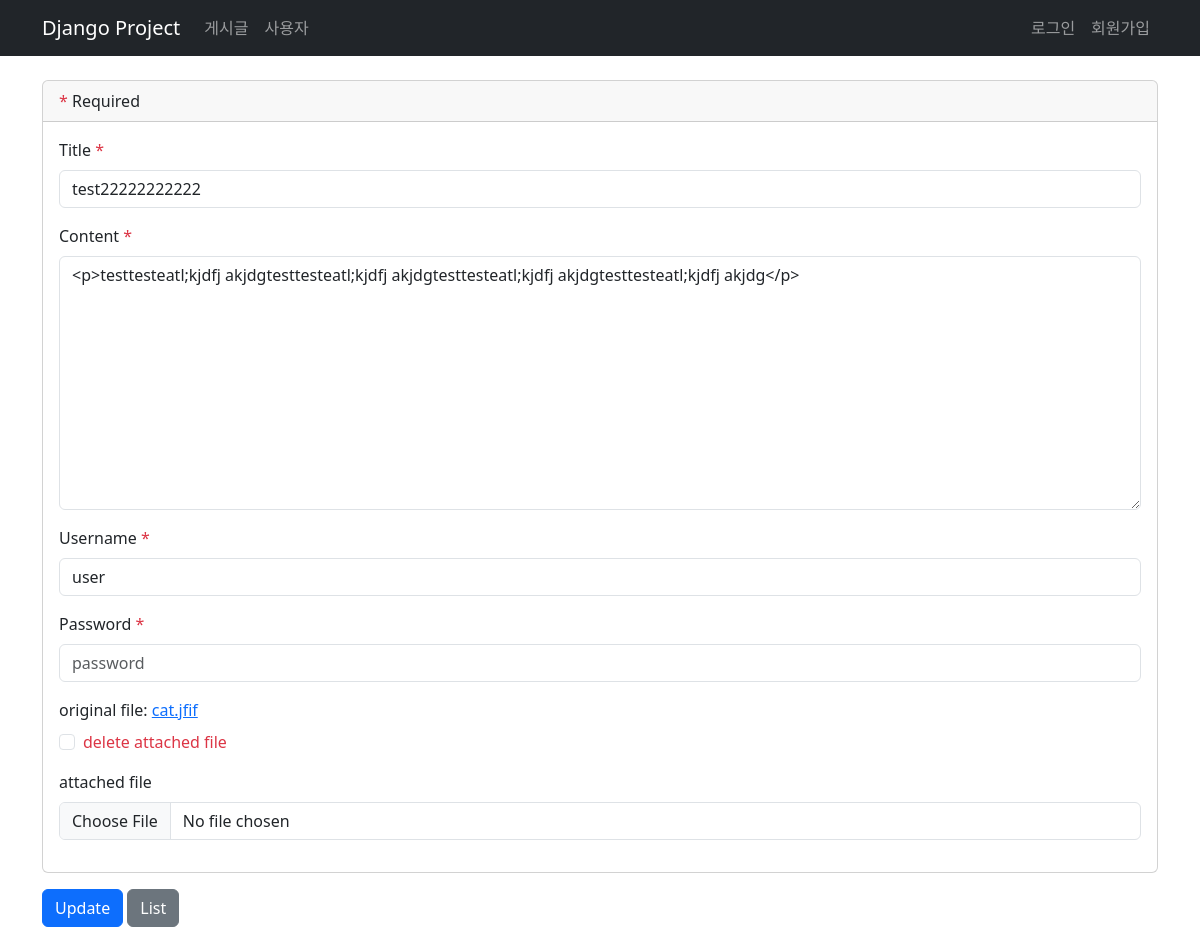
The page /posts/19/update/ on the database its author committed.
### posts/models.py (models this page shows, shortened)
class Posts(models.Model):
    title = models.CharField(verbose_name="title", max_length=100)
    content = models.TextField(verbose_name="content")
    password = models.CharField(verbose_name="password", max_length=100)
    username = models.CharField(verbose_name="username", max_length=100)
    filename = models.CharField(verbose_name="filename", max_length=100, null=True, blank=True)
    original_filename = models.CharField(verbose_name="original filename", max_length=100, null=True, blank=True)
    created_at = models.DateTimeField(verbose_name="created", auto_now_add=True)
    updated_at = models.DateTimeField(verbose_name="updated", auto_now=True)
    class Meta:
        db_table = "posts"
        verbose_name = "post"
        verbose_name_plural = "List of posts"

### posts/views.py (the view, shortened to what this page needs)
# urls.py: path('<int:post_id>/update/', views.update_post, name='update'),
def update_post(request, post_id):
    post = get_object_or_404(Posts, id=post_id)
    post_password = post.password
    form = PostUpdateForm(instance=post)
    return render(request, 'posts/update.html', {'form': form})

### posts/form2.py (shortened to what this page needs)
class PostUpdateForm(forms.ModelForm):
    title = forms.CharField(required=False)
    content = forms.CharField(required=False)
    username = forms.CharField(required=False)
    password = forms.CharField(required=False)
    deleteFile = forms.BooleanField(required=False)
    class Meta:
        model = Posts
        fields = ['title', 'content', 'username', 'password', 'deleteFile']

### templates/posts/update.html (shortened to what this page needs)
{% extends "base.html" %}
{% block content %}
<div class="row">
    <div class="col-12">
        <form id="updateForm" method="POST" enctype="multipart/form-data">
            <div class="card mb-3">
                <div class="card-header">
                    <span class="text-danger">*</span> Required
                </div>
                <div class="card-body">
                    <div class="mb-3">
                        <label for="title" class="form-label">
                            Title <span class="text-danger">*</span>
                        </label>
                        <input type="text" class="form-control" id="title" name="title" placeholder="Title"
                            value="{{ form.title.value|default_if_none:'' }}">
                    </div>
                    <div class="mb-3">
                        <label for="content" class="form-label">
                            Content <span class="text-danger">*</span>
                        </label>
                        <textarea rows="10" id="content" name="content" class="form-control" placeholder="Content">{{ form.content.value|default_if_none:'' }}</textarea>
                    </div>
                    <div class="mb-3">
                        <label for="username" class="form-label">
                            Username <span class="text-danger">*</span>
                        </label>
                        <input type="text" class="form-control" id="username" name="username" placeholder="Username"
                            value="{{ form.username.value|default_if_none:'' }}">
                    </div>
                    <div class="mb-3">
                        <label for="password" class="form-label">
                            Password <span class="text-danger">*</span>
                        </label>
                        <input type="password" class="form-control" id="password" name="password"
                            placeholder="password">
                    </div>
                    {% if form.instance.filename %}
                    <div class="mb-3">
                        <div class="mb-2">
                            <span> original file:
                                <a href="{% url 'posts:download' form.instance.id %}">
                                {{ form.instance.original_filename }}
                                </a>
                            </span>
                        </div>
                        <div class="form-check">
                            <input class="form-check-input" type="checkbox" name="deleteFile" id="deleteFile" value="true">
                            <label class="form-check-label text-danger" for="deleteFile">
                                delete attached file
                            </label>
                        </div>
                    </div>
                    {% endif %}
                    <div class="mb-3">
                        <label class="form-label">attached file</label>
                        <input type="file" class="form-control" id="uploadFile" name="uploadFile" accept="*/*">
                    </div>
                </div>
            </div>
            <div>
                <button type="submit" class="btn btn-primary">Update</button>
                <a href="{% url 'posts:list' %}" class="btn btn-secondary">List</a>
            </div>
        </form>
    </div>
</div>
{% endblock %}

### templates/base.html (style rules this page uses)
body { padding-top: 80px; }

### rows shown on the page
Posts: title "test22222222222", content "<p>testtesteatl;kjdfj akjdgtesttesteatl;kjdfj akjdgtesttesteatl;kjdfj akjdgtesttesteatl;kjdfj akjdg</p>", username "user", instance.original_filename "cat.jfif"
